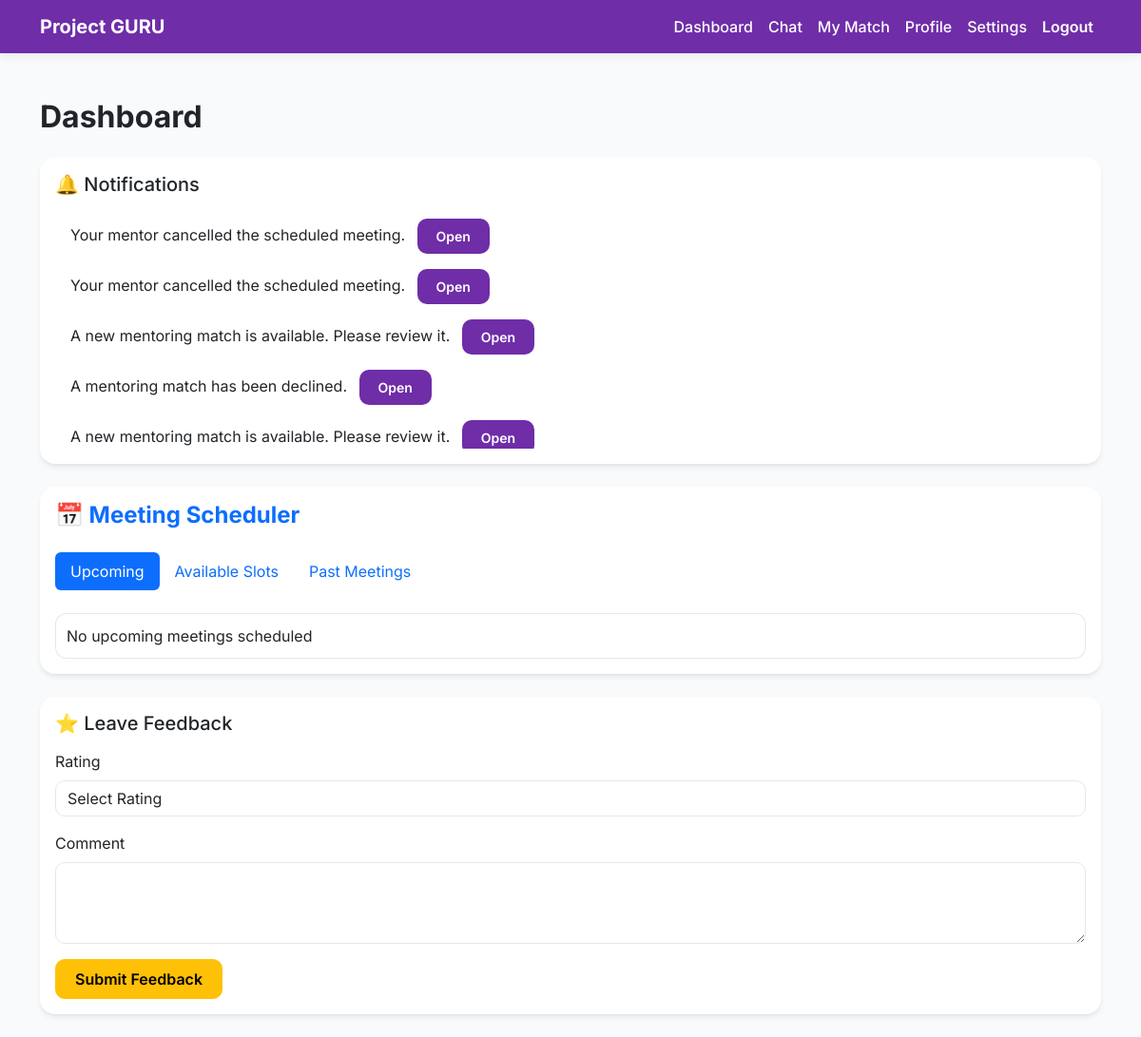
Before: /dashboard (signed in) with the older database file.
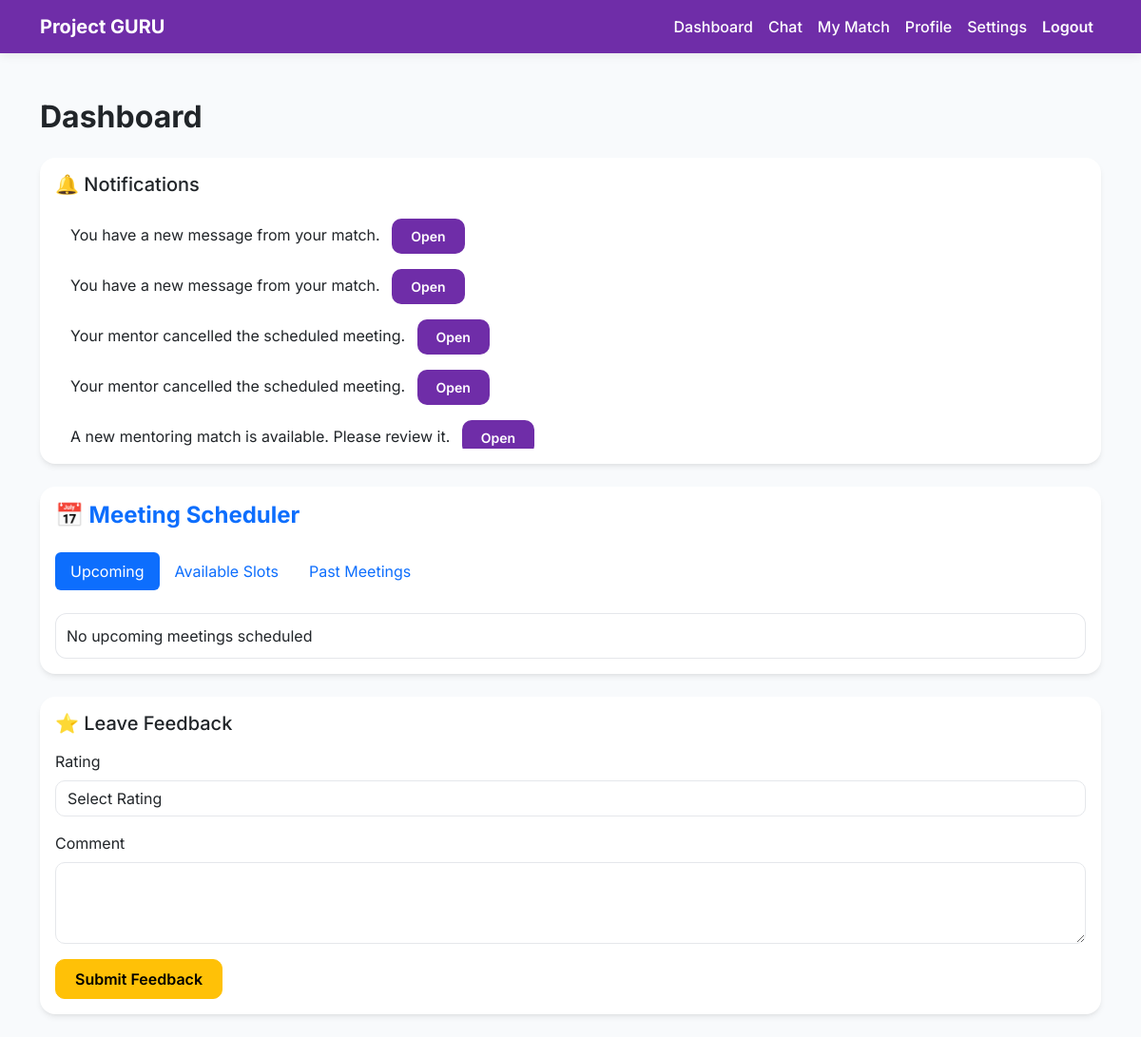
After: the same page with the newer database file.
### tables this page shows
CREATE TABLE notifications (

id INTEGER PRIMARY KEY AUTOINCREMENT,

user_id INTEGER,

message TEXT,

link TEXT,

is_read INTEGER DEFAULT 0,

created_at TIMESTAMP DEFAULT CURRENT_TIMESTAMP

);

### app.py (the view)
@app.route("/dashboard")
def dashboard():
    if "user_id" not in session:
        return redirect("/login")
    conn = get_db()
    user = conn.execute(
        "SELECT * FROM users WHERE id=?",
        (session["user_id"],)
    ).fetchone()
    matches = conn.execute(
        "SELECT * FROM matches WHERE mentor_id=? OR mentee_id=?",
        (session["user_id"], session["user_id"])
    ).fetchall()
    match = None
    for m in matches:
        if m["status"] == "final":
            match = m
    selected_date = request.args.get("filter_date")
    if selected_date == "":
        selected_date = None
    slots = []
    upcoming_meetings = []
    past_meetings = []
    if match:
        if selected_date:
            slots = conn.execute("""
                SELECT *
                FROM meeting_slots
                WHERE match_id=?
                AND date=?
                AND status!='unavailable'
                ORDER BY date, start_time
            """, (match["id"], selected_date)).fetchall()
        else:
            slots = conn.execute("""
                SELECT *
                FROM meeting_slots
                WHERE match_id=?
                AND status!='unavailable'
                ORDER BY date, start_time
            """, (match["id"],)).fetchall()
        now = datetime.now()
        filtered_slots = []
        for slot in slots:
            slot_dt = datetime.strptime(
                f"{slot['date']} {slot['start_time']}",
                "%Y-%m-%d %H:%M"
            )
            if slot["status"] == "available":
                if slot_dt > now:
                    filtered_slots.append(slot)
            elif slot["status"] == "booked":
                if slot_dt > now:
                    upcoming_meetings.append(slot)
                else:
                    past_meetings.append(slot)
            elif slot["status"] in ["completed", "missed"]:
                past_meetings.append(slot)
        slots = filtered_slots
    notifications = conn.execute("""
        SELECT *
        FROM notifications
        WHERE user_id=?
        ORDER BY created_at DESC
        LIMIT 10
    """, (session["user_id"],)).fetchall()
    conn.close()
    return render_template(
        "dashboard.html",
        user=user,
        matches=matches,
        match=match,
        slots=slots,
        upcoming_meetings=upcoming_meetings,
        past_meetings=past_meetings,
        notifications=notifications,
        current_date=date.today(),
        user_id=session["user_id"]
    )

### app.py (called while the page is built)
def get_db():
    conn = sqlite3.connect("database.db", timeout=30)
    conn.row_factory = sqlite3.Row
    return conn

### templates/dashboard.html (shortened to what this page needs)
<!DOCTYPE html>
<html>
<head>
<link href="https://cdn.jsdelivr.net/npm/bootstrap@5.3.2/dist/css/bootstrap.min.css" rel="stylesheet">
<link rel="stylesheet" href="https://cdn.jsdelivr.net/npm/bootstrap-icons@1.11.3/font/bootstrap-icons.css">
</head>
<body>
{% include "navbar.html" %}
<div class="container mt-5">
<h2 class="mb-4 fw-bold">Dashboard</h2>
<div class="card mb-4">
<div class="card-body">
<h5 class="mb-3">🔔 Notifications</h5>
{% if notifications %}
<ul class="list-group notifications-scroll">
{% for n in notifications %}
<li class="list-group-item d-flex justify-content-between align-items-center border-0">
<div>
{{ n.message }}
{% if n.link %}
<a href="{{ n.link }}" class="btn btn-sm btn-primary ms-2">Open</a>
{% endif %}
</div>
</li>
{% endfor %}
</ul>
{% else %}
<div class="empty-state">
No notifications yet
</div>
{% endif %}
</div>
</div>
<div class="card mb-4">
<div class="card-body">
<h4 class="mb-4 fw-bold text-primary">📅 Meeting Scheduler</h4>
<ul class="nav nav-pills mb-4">
<li class="nav-item">
<a class="nav-link {% if request.args.get('tab','upcoming') == 'upcoming' %}active{% endif %}"
href="/dashboard?tab=upcoming">Upcoming</a>
</li>
<li class="nav-item">
<a class="nav-link {% if request.args.get('tab') == 'available' %}active{% endif %}"
href="/dashboard?tab=available">Available Slots</a>
</li>
<li class="nav-item">
<a class="nav-link {% if request.args.get('tab') == 'past' %}active{% endif %}"
href="/dashboard?tab=past">Past Meetings</a>
</li>
</ul>
{% if request.args.get("tab","upcoming") == "upcoming" %}
<div class="slot-box">
{% for slot in upcoming_meetings %}
<div class="card mb-3 border-0 shadow-sm">
<div class="card-body d-flex justify-content-between align-items-center">
<div>
<h6 class="mb-1 fw-semibold">📅 {{ slot.date }}</h6>
<small class="text-muted">⏰ {{ slot.start_time }} — {{ slot.end_time }}</small>
</div>
<div class="text-end">
{% if slot.status == "booked" %}
<span class="badge rounded-pill bg-success px-3 py-2 shadow-sm">
    <i class="bi bi-check-circle-fill me-1"></i> Booked
</span>
{% elif slot.status == "available" %}
<span class="badge rounded-pill bg-info text-dark px-3 py-2">
    Available
</span>
{% endif %}
<br>
{% if user_id == match.mentee_id %}
<a href="/cancel_booking/{{slot.id}}?tab=upcoming"
class="btn btn-link text-danger btn-sm mt-2">
Cancel
</a>
{% endif %}
{% if user_id == match.mentor_id %}
<a href="/mentor_cancel_meeting/{{slot.id}}?tab=upcoming"
class="btn btn-link text-danger btn-sm mt-2">
Cancel
</a>
{% endif %}
</div>
</div>
</div>
{% else %}
<div class="empty-state">No upcoming meetings scheduled</div>
{% endfor %}
</div>
{% endif %}
</div>
</div>
{% if match and match.status == "final" %}
<div class="card mb-4">
<div class="card-body">
<h5 class="mb-3">⭐ Leave Feedback</h5>
<form method="POST" action="/give_feedback/{{ match.id }}">
<div class="mb-3">
<label class="form-label">Rating</label>
<select name="rating" class="form-control" required>
<option value="">Select Rating</option>
</select>
</div>
<div class="mb-3">
<label class="form-label">Comment</label>
<textarea name="comment" class="form-control" rows="3" required></textarea>
</div>
<button class="btn btn-warning">Submit Feedback</button>
</form>
</div>
</div>
{% endif %}
</div>
</body>
</html>

Changed rows visible on the page:
no longer on this page (row unchanged): notifications: message "A mentoring match has been declined."
no longer on this page (row unchanged): notifications: message "A new mentoring match is available. Please review it."
added notifications: message "You have a new message from your match."
added notifications: message "You have a new message from your match."
